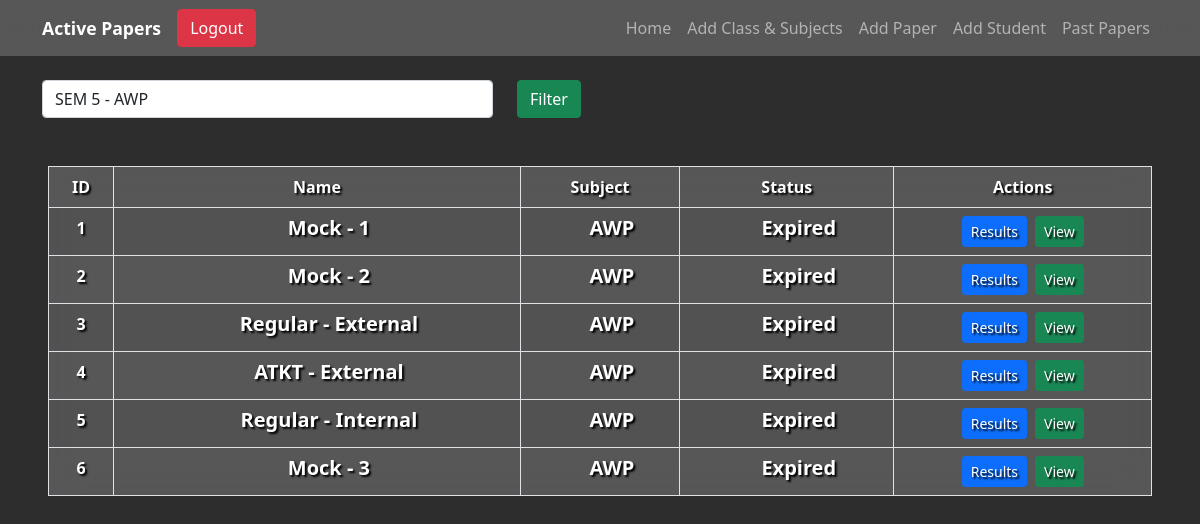
Screenshot of /admin/pastpapers.php (signed in) with the database file from the repository.
### tables this page shows
CREATE TABLE `exampaper` (
  `id` int(255) NOT NULL,
  `exam_type` int(1) NOT NULL,
  `name` varchar(50) NOT NULL,
  `Questions` text NOT NULL,
  `subject_id` int(255) NOT NULL,
  `date` text NOT NULL,
  `endTime` text NOT NULL,
  `answers` text NOT NULL,
  `timeLimit` varchar(20) NOT NULL
);

CREATE TABLE `subject` (
  `id` int(255) NOT NULL,
  `sem` int(1) NOT NULL,
  `name` varchar(150) NOT NULL,
  `class_id` int(11) NOT NULL
);

### admin/pastpapers.php (the view, shortened to what this page needs)
<?php require "../db/db.php" ?>
<?php require "../functions/functions.php" ?>
<?php include "../includes/header.php" ?>
<div class="app">
    <?php include("../includes/navbar-admin.php") ?>
    <div id="main">
        <div class="container pt-4">
            <form action="pastpapers.php" method="GET" class="row">
                <div class="col-12 col-md-7 col-lg-5">
                    <select name="psubject" class="form-control">
                        <?php $cquery = mysqli_query($con, "SELECT * FROM `classes` WHERE `department_id` = " . $_SESSION['department_id']); ?>
                        <?php while ($c = mysqli_fetch_assoc($cquery)) : ?>
                            <optgroup label="<?php echo $c['year'] ?>">
                                <?php $dquery = mysqli_query($con, "SELECT * FROM `subject` WHERE `class_id` = " . $c['id']); ?>
                                <?php while ($d = mysqli_fetch_assoc($dquery)) : ?>
                                    <option value="<?php echo $d['id'] ?>" <?php echo isset($_GET['filterSubmit']) && $_GET['psubject'] == $d['id'] ? "selected" : "" ?>><?php echo 'SEM ' . $d['sem'] . ' - ' . $d['name'] ?></option>
                                <?php endwhile; ?>
                            </optgroup>
                        <?php endwhile; ?>
                    </select>
                </div>
                <div class="col-12 col-md-2 col-lg-1">
                    <button name="filterSubmit" type="submit" class="btn btn-success">Filter</button>
                </div>
            </form>
        </div>
        <div class="table-responsive mt-5 mx-5">
            <table class="table table-striped table-hover table-bordered blurred-bg">
                <thead>
                    <tr>
                        <th>ID</th>
                        <th>Name</th>
                        <th>Subject</th>
                        <th>Status</th>
                        <th>Actions</th>
                    </tr>
                </thead>
                <?php
                if (isset($_GET['filterSubmit'])) {
                    $query = mysqli_query($con, "SELECT * FROM `exampaper` WHERE `subject_id` = " . $_GET['psubject']);
                } else {
                    $query = mysqli_query($con, "SELECT * FROM `exampaper` WHERE `subject_id` IN (SELECT id FROM `subject` WHERE `class_id` IN (SELECT id FROM `classes` WHERE department_id IN (SELECT id FROM `departments` WHERE id = " . $_SESSION['department_id'] . ")));");
                }
                $srno = 0;
                ?>
                <tbody>
                    <?php while ($row = mysqli_fetch_assoc($query)) : ?>
                        <?php
                        $currTime = new DateTime($timezone = "Asia/Kolkata");
                        $startTime = new DateTime($row['date'], new DateTimeZone("Asia/Kolkata"));
                        $endTime = new DateTime($row['endTime'], new DateTimeZone("Asia/Kolkata"));
                        $startTimeLeft = $currTime->diff($startTime);
                        $endTimeLeft = $currTime->diff($endTime);
                        ?>
                        <tr>
                            <td><?php echo ++$srno; ?></td>
                            <td>
                                <h5 class="fw-bold d-flex align-items-center justify-content-center ps-4 subject">
                                    <?php echo $row['exam_type'] == 1 ? "Regular - " : ($row['exam_type'] == 2 ? "ATKT - " : "Mock - "); ?>
                                    <?php echo $row['exam_type'] == 3 ? $row['name'] : ($row['name'] == '1' ? "Internal" : "External"); ?>
                                </h5>
                            </td>
                            <td>
                                <h5 class="fw-bold d-flex align-items-center justify-content-center ps-4 subject">
                                    <?php $subject = mysqli_fetch_assoc(mysqli_query($con, "SELECT * FROM `subject` WHERE id = " . $row['subject_id'])); ?>
                                    <?php echo $subject['name'] ?>
                                </h5>
                            </td>
                            <td>
                                <h5 class="fw-bold d-flex align-items-center justify-content-center ps-4 subject">
                                    <?php echo $startTimeLeft->invert == '1' && $endTimeLeft->invert == '1' ? "Expired" : ""; ?>
                                </h5>
                            </td>
                            <td>
                                <div class="d-flex justify-content-center">
                                    <a href="export.php?result=true&examId=<?php echo $row['id']; ?>" class="btn btn-primary btn-sm">Results</a>
                                    <a href="index.php?examId=<?php echo $row['id'] ?>" class="ms-2 btn btn-success btn-sm">View</a>
                                </div>
                            </td>
                        </tr>
                    <?php endwhile; ?>
                </tbody>
            </table>
        </div>
    </div>
    <?php include "../includes/footer.php" ?>

### assets/css/style.css (style rules this page uses)
* { margin: 0; padding: 0; box-sizing: border-box; }
.app { width: 100vw; height: 100vh; background-color: rgba(45, 45, 45); overflow-y: auto; }
h2, h5 { margin: 0; }
.subject { height: 100%; }
.blurred-bg { background: rgba(255, 255, 255, 0.2) !important; backdrop-filter: blur(15px) !important; }
.blurred-bg tr, .blurred-bg td { color: white; text-shadow: 2px 2px 2px #000; font-weight: bold; background-color: transparent; text-align: center; }

### rows the page displays
exampaper: exam_type "Mock -", name "1", subject.name "AWP", shows "Expired"
exampaper: exam_type "Mock -", name "2", subject.name "AWP", shows "Expired"
exampaper: exam_type "Regular -", subject.name "AWP", shows "Expired"
exampaper: exam_type "ATKT -", subject.name "AWP", shows "Expired"
exampaper: exam_type "Regular -", subject.name "AWP", shows "Expired"
exampaper: exam_type "Mock -", name "3", subject.name "AWP", shows "Expired"

### other values shown
explode(" | ", $headerTitle)[0] "Active Papers"
